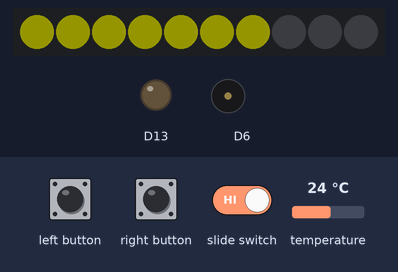
This sketch was run on a simulated Adafruit Circuit Playground Express. Shown: 10 RGB LEDs in strip order, left to right, output pins drawn as LEDs (lit = HIGH), buzzer (waves = sounding). The inputs (shaded band) are chosen by the test bench; at power-on: temperature 24 °C. Dim RGB values are drawn brighter than linear.

Above: at 1.2 s.
1.3 s: slide switch set LOW
At 1.7 s:
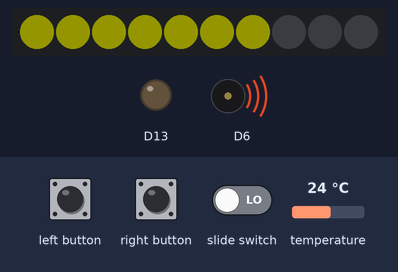
4.3 s: left button pressed for 0.15 s
At 5.3 s:
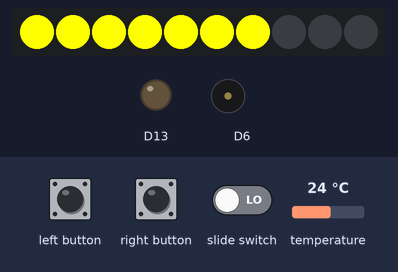
7.4 s: left button pressed for 1 s
At 11.2 s:
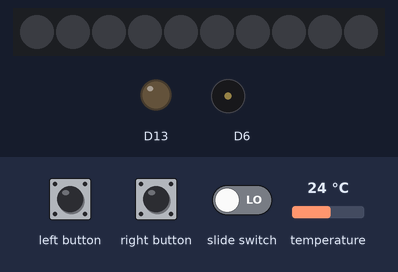
11.4 s: right button pressed for 0.15 s
At 12.4 s:
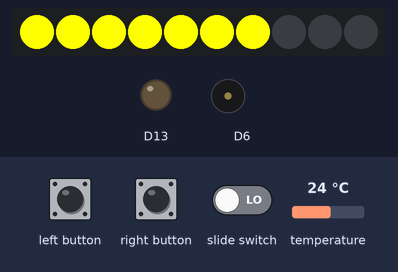
13.2 s: right button pressed for 1 s
At 13.38 s:
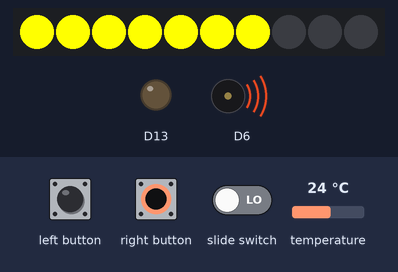
17.2 s: right button pulsed HIGH 5 times (0.12 s each, 0.3 s apart)
At 19.8 s:
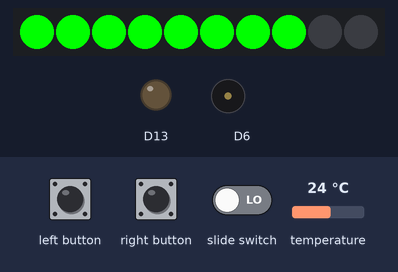
Timing chart, 0 to 21.3 s (numbered marks = the images above; inputs shaded):
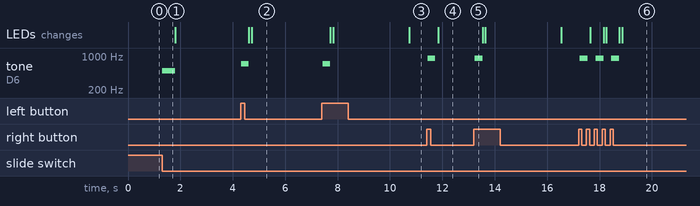

Measured:
- after the input at 1.3 s, tone on D6: silent → 500 Hz at once, → silent 0.50 s later
- after the input at 4.3 s, tone on D6: silent → 700 Hz at once, → silent 0.30 s later
- after the input at 7.4 s, tone on D6: silent → 700 Hz at once, → silent 0.30 s later
- after the input at 11.4 s, tone on D6: silent → 900 Hz at once, → silent 0.30 s later; the LEDs: change after 0.44 s (image 4)
- after the input at 13.2 s, tone on D6: silent → 900 Hz at once, → silent 0.30 s later
- after the input at 17.2 s, tone on D6: alternates 900 Hz for 0.30 s and silent for 0.30 s, 6 changes in all, then stays silent, starting after 0.05 s; the LEDs: first change after 0.45 s (image 6 shows a later state)

The sketch:

PlaygroundTempSensorV2.ino
```cpp
#include <Adafruit_CircuitPlayground.h>
/*
 * This will light each light for each 10 degrees that it detects. It can only go up to
 * 100 degrees because there are only 10 neopixels on the CircuitPlayground Classic.
 *
 * If temp goes below zero or above 99 then the lights will start flashing, letting you
 * know you are in a dangerous temp range.
 *
 * The lights will also be colored based on the temperature range.
 */

const int brightnessLow = 20;
const int brightnessHigh = 255;
const int blinkTimer = 250; // units of milliseconds

int  tempAdjust = -8;  // calibrated based on my household thermostat
int delayCount = 0;
bool lastLeftBtn = false;
bool lastRightBtn = false;

enum BlinkState {Disabled=0, TurnOn=1, TurnOff=2, GoBackToTurnOn=3};

void setup() {
  CircuitPlayground.begin();
  CircuitPlayground.setBrightness(brightnessLow);
  CircuitPlayground.clearPixels();
  CircuitPlayground.redLED(false);

}

BlinkState getBlinkState(bool startBlinking, bool stopBlinking)
{
  static BlinkState blinkState=Disabled;
  static unsigned long blinkLastTime=0;

  if ( stopBlinking )
  {
    blinkState=Disabled;
    blinkLastTime=0;
    return blinkState; // Disable Blinking
  }

  if ( startBlinking && blinkState==Disabled )
  {
    blinkState=TurnOn;
    blinkLastTime=0;
  }

  if ( blinkState && ((millis() - blinkLastTime) > blinkTimer) )
  {
    switch (blinkState)
    {
      case TurnOn:
        blinkState = TurnOff;
        CircuitPlayground.clearPixels();
        break;

       case TurnOff:
        blinkState = TurnOn;
        break;
    }

    blinkLastTime = millis();
  }
  return blinkState;
}

bool areWeInBlinkTempRange(float temp)
{
  return ( temp < 0 || temp > 99);
}

void chooseColorBasedOnTemp( float temp, uint16_t *redO, uint16_t *greenO, uint16_t *blueO, uint16_t *uintTempO )
{
  uint16_t red,green,blue;    // RGB value that indicates temperature range
  uint16_t uintTemp = 0;

  //
  // Each temp range has it's own color
  // < 32 is white (freezing,blinking)
  // < 50 is skyblue (colder)
  // < 60 is solid blue (cold)
  // < 70 is yellow (chilly)
  // < 80 is green (this is a good temp)
  // < 90 is red (warm)
  // > 90 is blinking red - all lights blink - and alarm goes off
  //
  if ( temp >= 0 )
  {
     uint16_t utemp = (uint16_t) temp;
     uintTemp = utemp/10;
     if (uintTemp > 9)
     {
        uintTemp = 9;
     }
  }

  if ( temp < 0 )
  {
     red=0; green=0; blue=255;
     uintTemp=0;
  }
  else if ( temp < 32 )
  {
     red = 255;  green = 255;  blue = 255;
  }
  else if ( temp < 50 )
  {
     red = 0;   green = 255;  blue = 255;
  }
  else if ( temp < 60 )
  {
     red = 0;  green = 0;  blue = 255;
  }
  else if ( temp < 70 )
  {
     red = 255;  green = 255;  blue = 0;
  }
  else if ( temp < 80 )
  {
     red = 0;  green = 255;  blue = 0;
  }
  else if ( temp < 90.0 )
  {
     red = 100;  green = 0; blue = 0;
  }
  else
  {
    uintTemp = 9; // Turn on all the neoPixels
    red = 255;  green = 0; blue = 0;
  }

  *redO = red;
  *greenO = green;
  *blueO = blue;
  *uintTempO = uintTemp;

  return;
}

void loop() {

  float temp =  CircuitPlayground.temperatureF()  ;		// grab the temperature value from the temp sensor
  uint8_t leftBtn = CircuitPlayground.leftButton();		// adjust temp value by -1 degree
  uint8_t rightBtn = CircuitPlayground.rightButton();	// adjust temp value by +1 degree
  static bool lastNeoDim = true;
  bool neoDim = CircuitPlayground.slideSwitch();             // LEFT=true, RIGHT=false  To change Brightness of NeoPixels; LEFT=dim RIGHT=bright
//  uint16_t soundValue = CircuitPlayground.soundSensor();
//  uint16_t lightValue = CircuitPlayground.lightSensor(); // between 0 and 1023
  uint16_t red,green,blue;		// RGB value that indicates temperature range
  static BlinkState blinkState=Disabled; // 0=Disabled, 1=LightsOn,  2=LightsOff
  uint16_t uintTemp = 0;
  static uint16_t lastuintTemp=1000; // to make sure our current temperature doesn't match our last temperature
  bool tempChanged=false;
  bool showLights=false;

  if ( neoDim != lastNeoDim )
  {
    CircuitPlayground.playTone(500, 500);
    lastNeoDim = neoDim;
    if ( neoDim ) {
      CircuitPlayground.setBrightness(brightnessLow);
    } else {
      CircuitPlayground.setBrightness(brightnessHigh);
    }
    lastuintTemp = 1000;
    delayCount = 0;
  }
  /*
  ** Adjust the sensor value up or down to help calibrate it
  */

  if ( leftBtn && !lastLeftBtn ) {
    tempAdjust--;
    delayCount=0;
    CircuitPlayground.playTone(700, 300);
  } else if ( rightBtn && !lastRightBtn) {
    tempAdjust++;
    delayCount=0;
    CircuitPlayground.playTone(900, 300);
  }
  temp += tempAdjust;

  //
  // You can calibrate the temp reading by using either the LEFT button to decrease the value
  // or the RIGHT button to increase the value. Just look at an accurate temp gauge and
  // adjust yours to match it
  //
  lastLeftBtn = leftBtn;
  lastRightBtn = rightBtn;

  if ( areWeInBlinkTempRange(temp) )
  {
    blinkState = getBlinkState(1,0);
  }
  else
  {
    (void) getBlinkState(0,1);
    blinkState = Disabled;
  }

  if ( lastuintTemp != uintTemp )
  {
    tempChanged = true;
    lastuintTemp = uintTemp;
  }

  if (TurnOn==blinkState)
  {
    showLights = true;
  }
  else if (TurnOff==blinkState)
  {
    showLights = false;
    CircuitPlayground.clearPixels();
  }

  if (Disabled == blinkState)
  {
    if ( delayCount <= 3000 )
    {
      if ( tempChanged )
      {
        showLights = true;
      }
    }
    else if ( delayCount > 3000 )
    {
      showLights = false;
    }

    if ( delayCount == 0 )
    {
      lastuintTemp=1000; // to make sure our current temperature doesn't match our last temperature
      tempChanged = true;
    }
  }

  if ( tempChanged )
  {
    // need to clear pixels in case the number of pixels to light up has changed
    CircuitPlayground.clearPixels();
  }

  if ( showLights )
  {
    chooseColorBasedOnTemp(temp, &red, &green, &blue, &uintTemp);
    for ( uint16_t n = 0; n <= uintTemp ; n++)
    {
      CircuitPlayground.setPixelColor( n, red, green, blue);
    }
  }

  if (Disabled == blinkState)
  {
    if ( delayCount == 3000 )
    {
       CircuitPlayground.clearPixels();
    }
    else if ( delayCount > 10000 )
    {
      delayCount = -100; // start showing the lights again - to show the temperature
    }

    delayCount += 100; // 100 milli second delay
  }

  delay(100);

}
```
